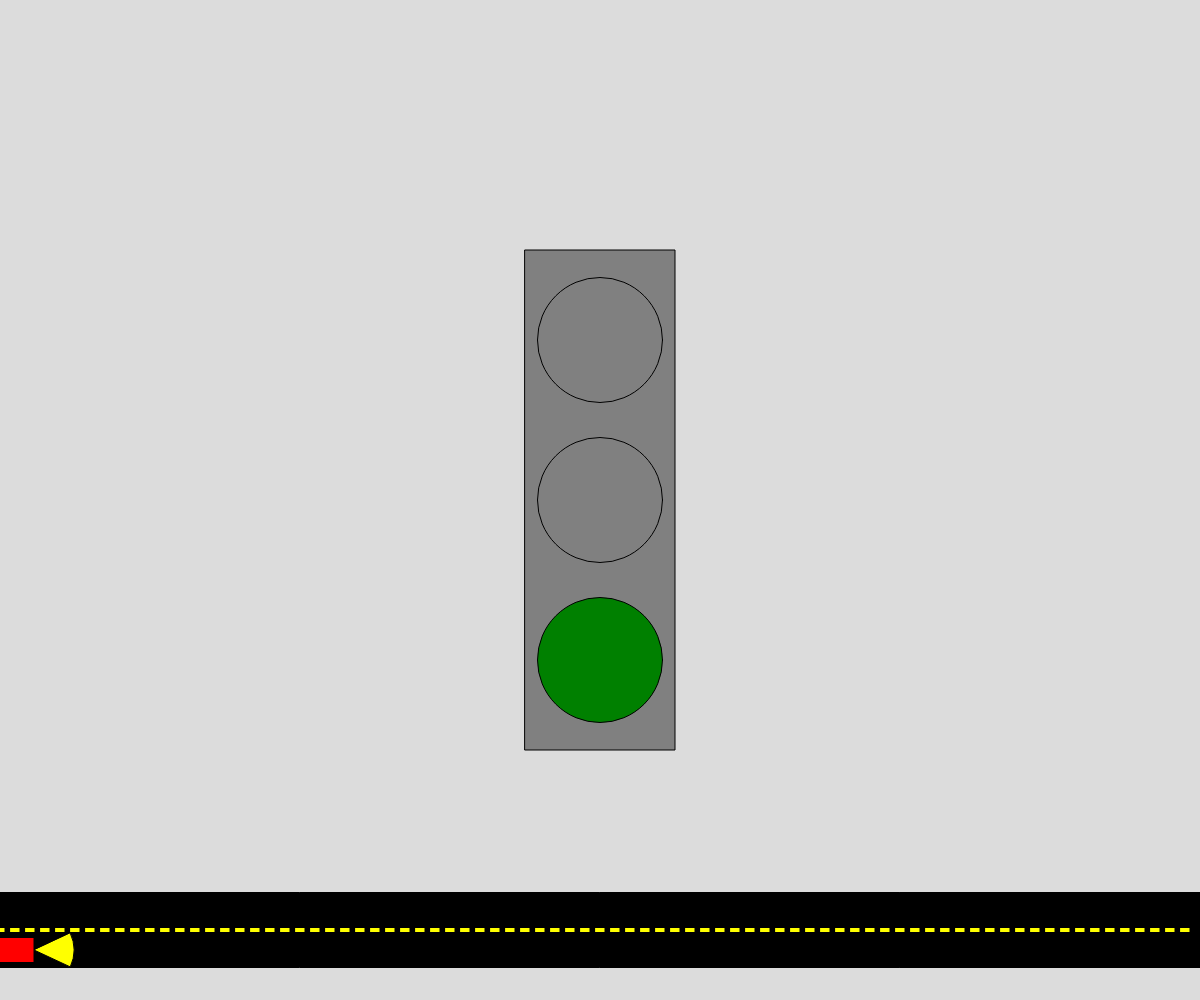
Frame 1 (no input)
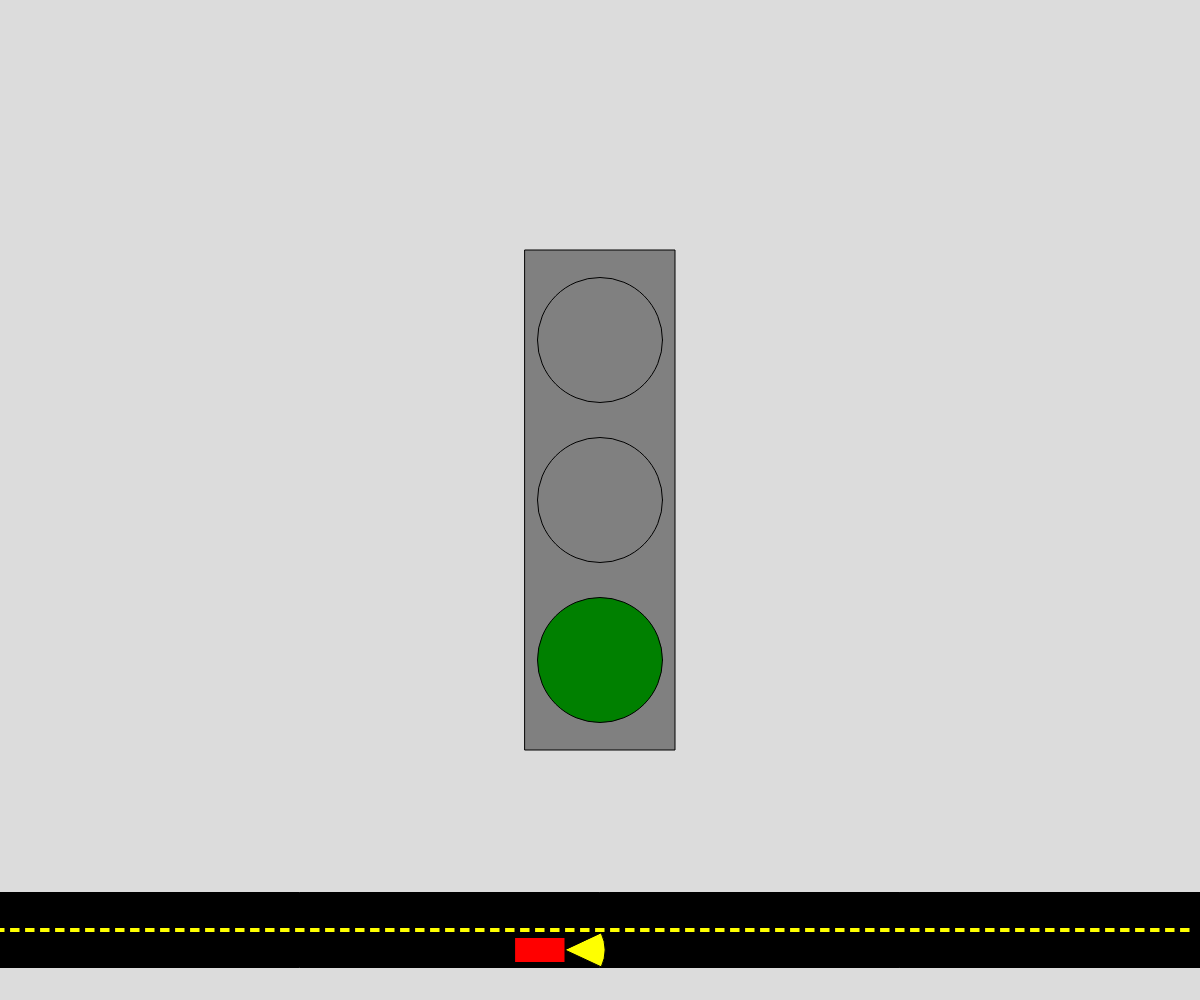
Frame 60 (no input)
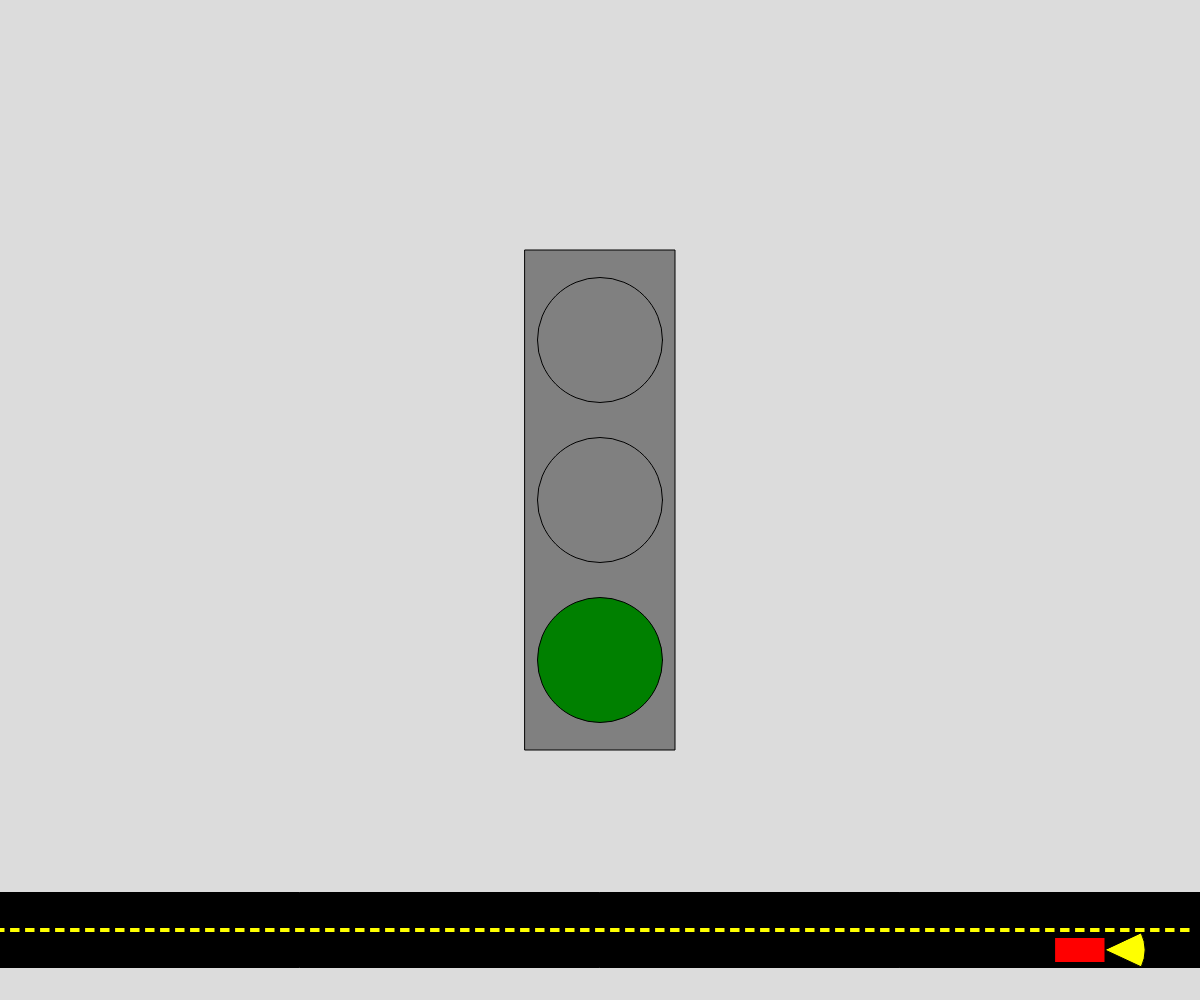
Frame 120 (the mouse pressed at the canvas centre since frame 60)

The p5.js sketch that drew these frames (run headless with seeded random() and noise() and a simulated clock; from frame 60 on, the mouse is pressed at the canvas centre):

// p5.js sketch
// ── sketch.js
let lightState = 0;
let timer = 10;
let carX = 0;
let carSpeed;
let redTimer;
let redReset = 100;
let yellowTimer;
let yellowReset = 65;
let greenTimer;
let greenReset = 180;
function setup() {
  createCanvas(windowWidth, windowHeight);
  rectMode(CENTER);
  redTimer = redReset;
  yellowTimer = yellowReset;
  greenTimer = greenReset;
  angleMode(DEGREES);
}

function draw() {
  background(220);
  fill('black');
  rect(width/2,height-70,width,75)
  for(let i = 0;i<width;i+=15){
    fill('yellow');
    rect(i,height-70,10,5)
  }
  rect()
  switch(lightState){
    case 0:
      carSpeed = 9;
      fill('grey');
      rect(width/2, height/2, 150, 500);
      fill('grey');
      circle(width/2,(height/2)-160,125);
      fill('grey');
      circle(width/2,height/2,125);
      fill('green')
      circle(width/2,(height/2)+160,125);
      greenTimer--;
      if(greenTimer<0){
      greenTimer = greenReset;
      lightState++;
      }
    break;

    case 1:
      carSpeed = 2;
      fill('grey');
      rect(width/2, height/2, 150, 500);
      fill('grey');
      circle(width/2,(height/2)-160,125);
      fill('yellow');
      circle(width/2,height/2,125);
      fill('grey')
      circle(width/2,(height/2)+160,125);
      yellowTimer--;
      if(yellowTimer<0){
        yellowTimer = yellowReset;
        lightState++;
      }
    break;

    case 2:
      carSpeed = 0;
      fill('grey');
      rect(width/2, height/2, 150, 500);
      fill('red');
      circle(width/2,(height/2)-160,125);
      fill('grey');
      circle(width/2,height/2,125);
      fill('grey')
      circle(width/2,(height/2)+160,125);
      redTimer--;
      if(redTimer<0){
      redTimer = redReset;
      lightState++;
      }
    break;
  }//switch end
  lightState = lightState%3;
  carX+=carSpeed;
  carX = carX % width;
  push();
  fill("yellow");
  arc(carX+25, height-50, 80, 80, -25,25, PIE);
  pop();
  fill("red");
  rect(carX,height-50,50,25);
}
